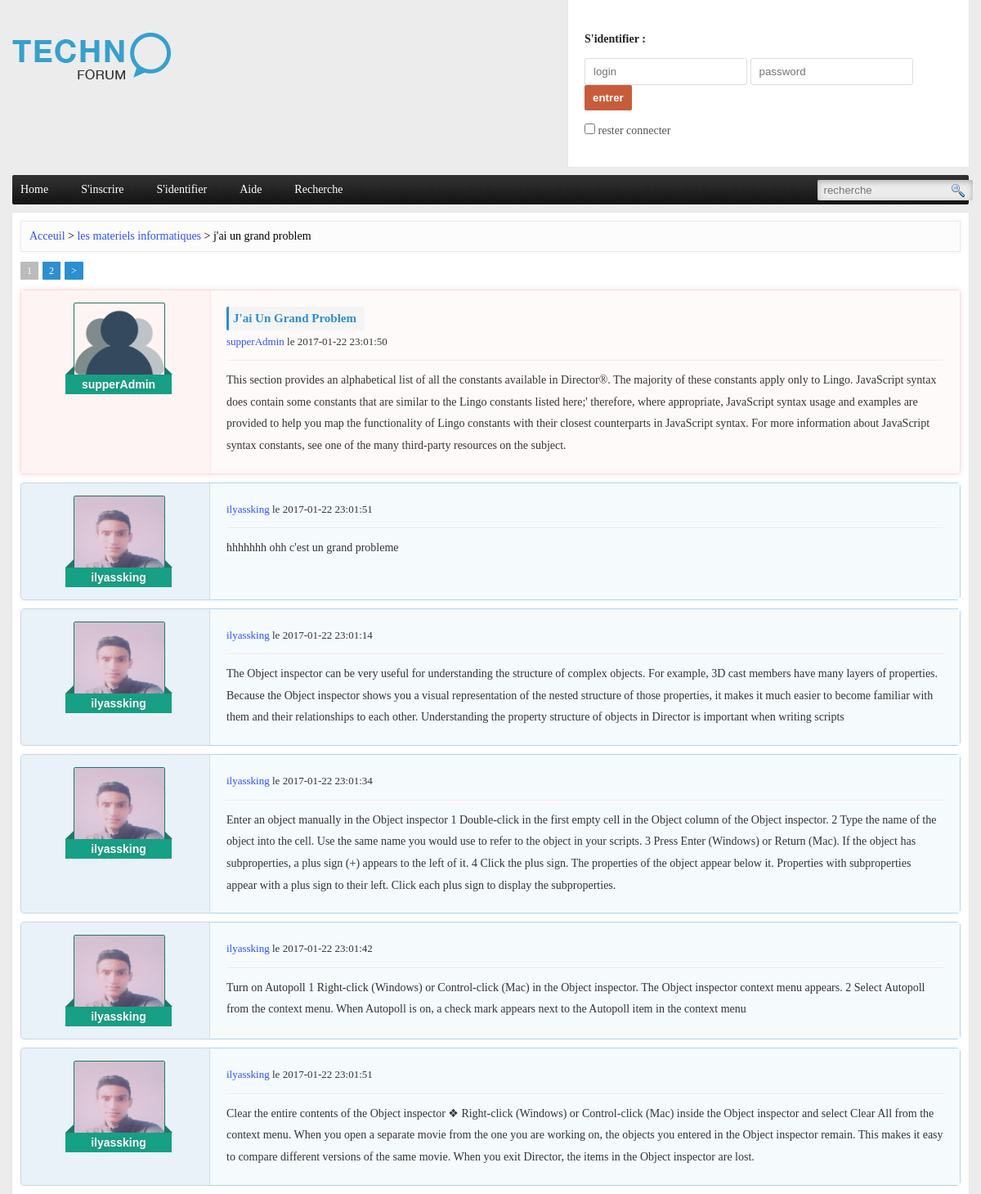
Screenshot of /post.php?id=3 with the database file from the repository.
### tables this page shows
CREATE TABLE `post` (
  `p_id` int(10) UNSIGNED NOT NULL,
  `p_title` text NOT NULL,
  `p_content` text NOT NULL,
  `f_id` int(10) UNSIGNED NOT NULL,
  `u_id` int(10) UNSIGNED NOT NULL,
  `p_date` datetime NOT NULL,
  `p_stat` int(30) NOT NULL,
  `p_vus` int(10) UNSIGNED NOT NULL
);

CREATE TABLE `forum` (
  `f_id` int(10) UNSIGNED NOT NULL,
  `f_nom` text NOT NULL,
  `f_desc` text NOT NULL,
  `u_id` int(10) UNSIGNED NOT NULL
);

CREATE TABLE `user` (
  `u_id` int(10) UNSIGNED NOT NULL,
  `u_nom` varchar(30) NOT NULL,
  `u_prenom` varchar(30) NOT NULL,
  `u_pseudo` varchar(30) NOT NULL,
  `u_email` varchar(30) NOT NULL,
  `u_sex` varchar(30) NOT NULL,
  `u_password` varchar(40) NOT NULL,
  `u_birthday` varchar(30) NOT NULL,
  `u_avatar` varchar(40) NOT NULL DEFAULT 'default.png',
  `u_level` int(11) NOT NULL DEFAULT '0'
);

CREATE TABLE `comment` (
  `c_id` int(10) UNSIGNED NOT NULL,
  `u_id` int(10) UNSIGNED NOT NULL,
  `p_id` int(10) UNSIGNED NOT NULL,
  `c_date` datetime NOT NULL,
  `c_content` text NOT NULL,
  `c_stat` varchar(30) NOT NULL
);

### post.php (the view, shortened to what this page needs)
<?php
include 'inc/header.php';
$post_id = (int)$_GET['id'];
$result = mysqli_query($con,"SELECT * FROM post INNER JOIN forum ON post.f_id=forum.f_id INNER JOIN user ON post.u_id=user.u_id WHERE p_id=$post_id");
if(mysqli_num_rows($result)<=0){
	die("post not found");
}else{
	$post = mysqli_fetch_array($result);
}
?>
<div class="container">
	<div class="content">
		<div class="chemin">
			<p><a href="index.php">Acceuil</a> > <a href="forum.php?id=<?php echo $post['f_id'];?>"><?php echo $post['f_nom'];?></a> > <?php echo $post['p_title'];?></p>
		</div>
<?php
if(isset($_GET['page'])) $CurrentPage = intval($_GET['page']);
else $CurrentPage = 1;
$NumSize = 5;
$Start = ($CurrentPage - 1) * $NumSize;
$result = mysqli_query($con,"SELECT * FROM comment WHERE p_id=$post_id");
$totalRows = mysqli_num_rows($result);
$lastPage = ceil($totalRows/$NumSize);
?>
<?php
$next_page = $CurrentPage+1;
	echo "<div class=pagination_post>";
		for ($i=1; $i <= $lastPage; $i++) {
			if($i==$CurrentPage)
				echo "<a class='active_page'>$i</a>";
			else
				echo "<a href='post.php?id=$post_id&page=$i'>$i</a>";
		}
	if($CurrentPage<$lastPage) echo "<a href='post.php?id=$post_id&page=$next_page'>></a>";
	echo "</div>";
?>
		<table border="0" cellspacing="0" cellpadding="0" width="100%" id="PostTable">
			<tr id="post_author">
				<td width="200px" class="post_member" valign="top">
					<div class="member_pic author_pic">
						<img src="images/users/avatar/<?php echo $post['u_avatar']; ?>">
						<div class="author_pseudo">
							<span id="after"></span>
							<div class="author_nom"><a href="user.php?id=<?php echo $post['u_id']; ?>"><?php echo $post['u_pseudo']; ?></a></div>
							<span id="beffor"></span>
						</div>
					</div>
				</td>
				<td id="post_content" valign="top">
					<div class="post_info_top">
						<div class="post_title"><h2><?php echo $post['p_title']; if($post['p_stat']==1) echo " <img title='resolue' src='images/yes.png'>"; ?></h2></div>
						<div class="post_date"><a href="user.php?id=<?php echo $post['u_id']; ?>"><?php echo $post['u_pseudo']; ?></a> le <?php echo $post['p_date']; ?></div>
					</div>
					<div class="theContent">
						<?php echo $post['p_content']; ?>
					</div>
				</td>
			</tr>
		</table>
		<?php
			$c_result = mysqli_query($con,"SELECT * FROM comment INNER JOIN user ON user.u_id=comment.u_id WHERE p_id=$post_id LIMIT $Start, $NumSize");
			while ($com = mysqli_fetch_array($c_result)) {
				$tools = '';
				echo "
		          <table border='0' cellspacing='0' cellpadding='0' width='100%' id='CommentsTable'>
					<tr>
						<td width='200px' class='post_member' valign='top'>
							<div class='member_pic author_pic'>
								<img src='images/users/avatar/{$com['u_avatar']}'>
								<div class='author_pseudo'>
									<span id='after'></span>
									<div class='author_nom'><a href='user.php?id={$com['u_id']}'>{$com['u_pseudo']}</a></div>
									<span id='beffor'></span>
								</div>
							</div>
						</td>
						<td id='post_content' valign='top'>
							<div class='post_info_top'>
								<div class='post_date'><a href='user.php?id={$com['u_id']}'>{$com['u_pseudo']}</a> le {$com['c_date']}</div>
								$tools
							</div>
							<div class='theContent'>
								{$com['c_content']}
							</div>
						</td>
					</tr>
				</table>
				";
			}
		?>
	</div>
</div>
<?php
include 'inc/footer.php';
?>

### inc/header.php (shortened to what this page needs)
<?php
include 'inc/config.php';
$msg="";
?>
<!DOCTYPE html>
<html>
<head>
	<link rel="stylesheet" type="text/css" href="css/style.css">
</head>
<body>
<div class="header">
	<div class="container">
		<div class="logo-login">
			<div class="logo l">
				<a href="index.php"><img alt="technoforum" src="images/technoforum.png"></a>
			</div>
			<div class="login r"  id="pan" <?php if(isset($user['u_level'])) if($user['u_level']==1) echo "style='background-image:url(images/liste.png);background-repeat: no-repeat; background-position: right;background-size: 30%;'"; ?>>
				<?php
					if(isset($_COOKIE['u_id'])){
						echo "
							<div onclick='_hide()' class='hide' id='hide'>hide</div>
							<div onclick='_show()' id='aff' class='show'>show</div>
						";
						$result = mysqli_query($con,"SELECT count(p_id) as num_sujet FROM post WHERE u_id=$u_id");
						$fetch = mysqli_fetch_array($result);
						$result2 = mysqli_query($con,"SELECT count(c_id) as num_comment FROM comment WHERE u_id=$u_id");
						$fetch2 = mysqli_fetch_array($result2);
						echo "
							<h4 class='l'>Bonjour, <b><a href='user.php?id={$user['u_id']}' title='{$user['u_nom']}'>{$user['u_nom']}</a></b></h4>
							<a href='#'><img id='pic' src='images/users/avatar/{$user['u_avatar']}'></a>
							<div class='c'></div>
							<p>
								{$fetch['num_sujet']} sujets, {$fetch2['num_comment']} commentaires
							</p>
							<br>
							<p>
								<img src='images/flag.png'> <a href='newSujets.php'>les nouveaux sujets (<b>$n_post_0</b>)</a>
							</p>
							<br>
							<p>
								<a href='mypost.php'><img src='images/posts.png'> mes sujets</a>, <a href='user.php?id={$user['u_id']}'><img src='images/edite.png'> configuration</a>, <a href='logout.php'><img src='images/logout.png'> logout</a>
							</p>
						";
					}else{
						if(isset($_POST['rester'])) $checked = 'checked';
						else $checked = '';
						echo "
							<h4>S'identifier :</h4>
							<form method='post'>
								<input id='loginText' name='pseudo' type='text' placeholder='login'>
								<input id='loginPassword' name='pass' type='password' placeholder='password'>
								<input id='entrer' name='entrer' type='submit' value='entrer'>
								<br><br>
								<input type=checkbox $checked name=rester value=1> rester connecter
								<br><br>
								$msg
							</form>
						";
					}
				?>
			</div>
		</div>
		<div class="nav">
			<ul>
				<li><a href="index.php">Home</a></li>
				<li><a href="register.php">S'inscrire</a></li>
				<li><a href="login.php">S'identifier</a></li>
				<li><a href="#">Aide</a></li>
				<li><a href="recherche.php">Recherche</a></li>
				<div class="recherche r">
					<form method="GET" action="recherche.php">
						<input type="text" name="key" placeholder="recherche">
						<input type="submit" name="chercher" value="">
					</form>
				</div>
			</ul>
		</div>
	</div>
</div>

### inc/footer.php (shortened to what this page needs)
</body>
</html>

### css/style.css (style rules this page uses)
* { margin: 0; padding: 0; }
body { background-color: #ececec; font: normal 14px verdana; }
a { color: #2e50ff; text-decoration: none; }
ul { list-style: none; }
.l { float: left; }
.r { float: right; }
.container { width: 1170px; margin: 0 auto; }
.nav { border-radius: 2px; background: #444 url(../images/bg_menu.jpg); margin: 10px 0; }
.nav ul li { float: left; margin-right: 10px; transition: .2s; padding: 10px; }
.nav ul li a { padding: 10px; padding-left: 0; color: #fff; }
.logo { margin: 40px 0; }
.content { background: #fff; padding: 10px; box-shadow: 0px 0px 2px #ddd; margin-top: 10px; }
.login { background: #fff; padding: 20px; box-shadow: 0px 0px 2px #ddd; padding-top: 30px; width: 450px; position: relative; transition: 1s; color: #555; }
.login h4 { margin-bottom: 15px; margin-top: 10px; margin-right: 10px; color: #222; }
#loginText { border: 1px solid #ddd; border-radius: 3px; background-color: #fff; padding: 10px; background-color: #ddd; }
#loginText, #loginPassword { border: 1px solid #ddd; border-radius: 3px; background-color: #fff; padding: 8px 10px; }
#entrer { padding: 8px 10px; border: 0; background-color: #c75c3b; color: #fff; border-radius: 2px; font-weight: bold; transition: .1s; cursor: pointer; }
.recherche input[type=text] { border: 0; padding: 5px; margin-top: 6px; border-radius: 2px; margin-right: 6px; background-color: #ececec; box-shadow: inset 0px 2px 7px rgba(119, 119, 119, 0.55); padding-left: 8px; }
.recherche input[type=submit] { border: 0; padding: 5px; margin-left: -34px; background-color: rgba(255, 255, 255, 0); background-image: url(../images/recherche.png); background-repeat: no-repeat; background-position: center; width: 20px; cursor: pointer; }
table { border: 1px solid #ddd; }
.chemin { padding: 10px; border: 1px solid #eaeaea; background-color: rgba(248, 248, 248, 0.4); box-shadow: 0 0px 4px 0px rgba(230, 230, 230, 0.55); margin-bottom: 10px; }
#PostTable { border: 1px solid #fbdcdc; border-radius: 5px; color: #333; line-height: 1.6; box-shadow: 0 0 7px rgba(247, 223, 223, 0.76); }
#PostTable tr,#PostTable td { border: none; }
#PostTable td { padding: 15px; }
.post_member { border-right: 1px solid #ffecec!important; background-color: #fff4f4; box-shadow: 0px 0px 3px #fbd8d8; }
#post_author { background-color: rgba(255, 247, 247, 0.6); box-shadow: 0 0px 4px 0px rgba(230, 230, 230, 0.55); }
#post_content { padding: 20px!important; line-height: 1.9; }
.member_pic { position: relative; display: table; margin: 0 auto; }
.member_pic img { width: 110px; height: 110px; border: 1px solid #217766; border-radius: 2px; display: table; margin-left: 10px; }
.author_pseudo { position: absolute; bottom: 0; left: 0; width: 110px; }
#after { width: 0; height: 0; border-bottom: 10px solid #217766; border-left: 10px solid transparent; position: absolute; left: 0; top: -10px; }
#beffor { width: 0; height: 0; border-bottom: 10px solid #217766; border-right: 10px solid transparent; position: absolute; right: -21px; top: -10px; }
.author_nom { background-color: #16a085; padding: 4px 10px; width: 110px; text-align: center; font: bold 14px arial; text-shadow: 1px 0px 4px #2d8c79; }
.author_nom a { color: #fff; }
.post_info_top { border-bottom: 1px solid #f3e8e8; position: relative; }
.post_title h2 { font-size: 15px; color: #2e8ece; text-transform: capitalize; margin-bottom: 2px; border-left: 3px solid #2e8ece; padding-left: 5px; background-color: #f4f4f5; display: table; padding-right: 10px; border-radius: 2px; }
.post_date { font-size: 13px; margin-bottom: 10px; }
.theContent { border-top: 1px solid #fff; padding-top: 10px; }
#CommentsTable { border: 1px solid rgba(46, 142, 206, 0.38); border-radius: 5px; color: #333; line-height: 1.6; margin-top: 10px; }
#CommentsTable tr,#CommentsTable td { border: none; }
#CommentsTable td { padding: 15px; background-color: #f5fafd; }
#CommentsTable .post_member { background-color: rgba(220, 235, 245, 0.62); border-right: 1px solid #cde0ec!important; }
.pagination_post { margin: 15px 0; }
.pagination_post a { background-color: #2e8ece; padding: 4px 8px; border-radius: 1px; color: #fff; font-size: 12px; margin-right: 5px; }
.pagination_post a.active_page { background-color: #bbbbbb; }

### rows the page displays
post: f.f_nom "les materiels informatiques", p_title "j'ai un grand problem", u.u_avatar (placeholder picture), u.u_pseudo "supperAdmin", p_title "J'ai Un Grand Problem", p_date "2017-01-22 23:01:50", p_content "This section provides an alphabetical list of all the constants available in Director®. The majority of these constants apply only to Lingo. JavaScript syntax does contain some constants that are similar to the Lingo constants listed here;' therefore, where appropriate, JavaScript syntax usage and examples are provided to help you map the functionality of Lingo constants with their closest counterparts in JavaScript syntax. For more information about JavaScript syntax constants, see one of the many third-party resources on the subject."
comment: u.u_avatar (picture), u.u_pseudo "ilyassking", c_date "2017-01-22 23:01:51", c_content "hhhhhhh ohh c'est un grand probleme"
comment: u.u_avatar (picture), u.u_pseudo "ilyassking", c_date "2017-01-22 23:01:14", c_content "The Object inspector can be very useful for understanding the structure of complex objects. For example, 3D cast members have many layers of properties. Because the Object inspector shows you a visual representation of the nested structure of those properties, it makes it much easier to become familiar with them and their relationships to each other. Understanding the property structure of objects in Director is important when writing scripts"
comment: u.u_avatar (picture), u.u_pseudo "ilyassking", c_date "2017-01-22 23:01:34", c_content "Enter an object manually in the Object inspector 1 Double-click in the first empty cell in the Object column of the Object inspector. 2 Type the name of the object into the cell. Use the same name you would use to refer to the object in your scripts. 3 Press Enter (Windows) or Return (Mac). If the object has subproperties, a plus sign (+) appears to the left of it. 4 Click the plus sign. The properties of the object appear below it. Properties with subproperties appear with a plus sign to their left. Click each plus sign to display the subproperties."
comment: u.u_avatar (picture), u.u_pseudo "ilyassking", c_date "2017-01-22 23:01:42", c_content "Turn on Autopoll 1 Right-click (Windows) or Control-click (Mac) in the Object inspector. The Object inspector context menu appears. 2 Select Autopoll from the context menu. When Autopoll is on, a check mark appears next to the Autopoll item in the context menu"
comment: u.u_avatar (picture), u.u_pseudo "ilyassking", c_date "2017-01-22 23:01:51", c_content "Clear the entire contents of the Object inspector ❖ Right-click (Windows) or Control-click (Mac) inside the Object inspector and select Clear All from the context menu. When you open a separate movie from the one you are working on, the objects you entered in the Object inspector remain. This makes it easy to compare different versions of the same movie. When you exit Director, the items in the Object inspector are lost."
